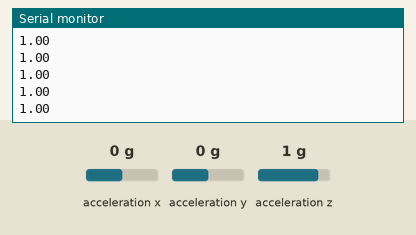
Bench run of a sketch on a simulated Arduino Nano 33 BLE. Parts: the last lines printed to the serial monitor. The test bench sets the inputs (shaded band); at power-on: acceleration x 0 g, acceleration y 0 g, acceleration z 1 g.

Above: at 1.2 s.
1.3 s: acceleration x set to -1.4 g
At 1.9 s:
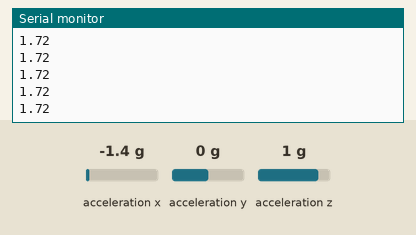
2.8 s: acceleration y set to -1.4 g
At 3.7 s:
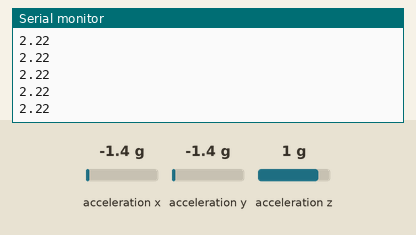
4.3 s: acceleration z set to -1.4 g
At 5.3 s:
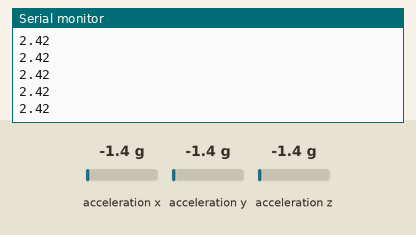
Timing chart, 0 to 7.3 s (numbered marks = the images above; inputs shaded):
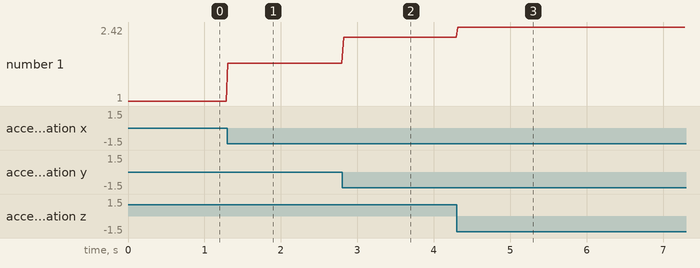

The sketch:

IMU_Test.ino
```cpp
#include <Arduino_BMI270_BMM150.h>

void setup() {
  Serial.begin(115200);

  if (!IMU.begin()) {
    Serial.println("IMU failed");
    while (1);
  }

  Serial.println("IMU ready");
}

void loop() {
  float ax, ay, az;

  if (IMU.accelerationAvailable()) {
    IMU.readAcceleration(ax, ay, az);

    float motion = sqrt(ax * ax + ay * ay + az * az);
    Serial.println(motion);
  }

  delay(20);
}
```

Measured:
- after the input at 1.3 s, the serial monitor: prints a new line at once (image 1)
- after the input at 2.8 s, the serial monitor: prints a new line at once (image 2)
- after the input at 4.3 s, the serial monitor: prints a new line at once (image 3)
- plotted number 1: 1 → 1.72 after the input at 1.3 s, 1.72 → 2.22 after the input at 2.8 s, 2.22 → 2.42 after the input at 4.3 s
